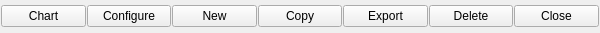
<?xml version="1.0" encoding="UTF-8"?>
<ui version="4.0" stdsetdef="1">
  <author></author>
  <comment></comment>
  <exportmacro></exportmacro>
  <class>kMyMoneyReportControlDecl</class>
  <widget class="QWidget" name="kMyMoneyReportControlDecl">
    <property name="geometry">
      <rect>
        <x>0</x>
        <y>0</y>
        <width>600</width>
        <height>33</height>
      </rect>
    </property>
    <property name="windowTitle">
      <string>ReportControl</string>
    </property>
    <layout class="QHBoxLayout">
      <property name="margin">
        <number>1</number>
      </property>
      <property name="spacing">
        <number>1</number>
      </property>
      <item>
        <widget class="QPushButton" name="buttonChart">
          <property name="minimumSize">
            <size>
              <width>75</width>
              <height>0</height>
            </size>
          </property>
          <property name="text">
            <string>Chart</string>
          </property>
          <property name="toolTip" stdset="0">
            <string>Show the chart version of this report</string>
          </property>
        </widget>
      </item>
      <item>
        <widget class="QPushButton" name="buttonConfigure">
          <property name="minimumSize">
            <size>
              <width>75</width>
              <height>0</height>
            </size>
          </property>
          <property name="text">
            <string>Configure</string>
          </property>
          <property name="toolTip" stdset="0">
            <string>Configure this report</string>
          </property>
        </widget>
      </item>
      <item>
        <widget class="QPushButton" name="buttonNew">
          <property name="minimumSize">
            <size>
              <width>75</width>
              <height>0</height>
            </size>
          </property>
          <property name="text">
            <string>New</string>
          </property>
          <property name="toolTip" stdset="0">
            <string>Create a new report based on this one</string>
          </property>
        </widget>
      </item>
      <item>
        <widget class="QPushButton" name="buttonCopy">
          <property name="minimumSize">
            <size>
              <width>75</width>
              <height>0</height>
            </size>
          </property>
          <property name="text">
            <string>Copy</string>
          </property>
          <property name="toolTip" stdset="0">
            <string>Copy this report to the clipboard</string>
          </property>
        </widget>
      </item>
      <item>
        <widget class="QPushButton" name="buttonExport">
          <property name="minimumSize">
            <size>
              <width>75</width>
              <height>0</height>
            </size>
          </property>
          <property name="text">
            <string>Export</string>
          </property>
          <property name="toolTip" stdset="0">
            <string>Export this report as an HTML or CSV file</string>
          </property>
        </widget>
      </item>
      <item>
        <widget class="QPushButton" name="buttonDelete">
          <property name="minimumSize">
            <size>
              <width>75</width>
              <height>0</height>
            </size>
          </property>
          <property name="text">
            <string>Delete</string>
          </property>
          <property name="toolTip" stdset="0">
            <string>Permanently delete this report</string>
          </property>
        </widget>
      </item>
      <item>
        <widget class="QPushButton" name="buttonClose">
          <property name="minimumSize">
            <size>
              <width>75</width>
              <height>0</height>
            </size>
          </property>
          <property name="text">
            <string>Close</string>
          </property>
          <property name="toolTip" stdset="0">
            <string>Close this window</string>
          </property>
        </widget>
      </item>
    </layout>
  </widget>
  <layoutdefault spacing="6" margin="11"/>
  <pixmapfunction>qPixmapFromMimeSource</pixmapfunction>
</ui>
